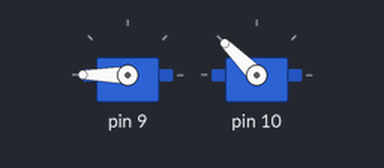
Recording of a sketch running on a simulated Arduino Uno, built with avr-gcc and run on an emulated ATmega328P. Parts: 2 × servo. Servo pulses on a pin are drawn as a servo (544–2400 µs = 0–180°).

Above: at 0.05 s.
At 5.7 s:
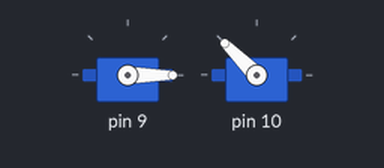
Timing chart, 0 to 6.6 s (numbered marks = the images above):
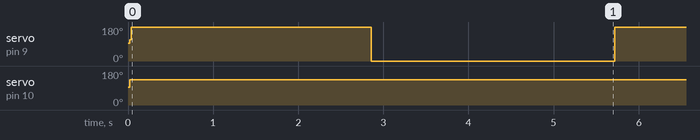

The sketch:

pwmservo.ino
```cpp
#include <PWMServo.h>

PWMServo servo_pan;  // create servo object to control a servo
PWMServo servo_tilt;  // create servo object to control a servo

int val;    // variable to read the value from the analog pin

void setup()
{

  servo_pan.attach(SERVO_PIN_A);
  servo_tilt.attach(SERVO_PIN_B);

}

void loop()
{
    servo_pan.write(90);
    servo_tilt.write(135);
    delay(10);

    for (int p=1; p++; p <=180) {
      servo_pan.write(p);
    }
    Serial.println(servo_pan.read());
}
```

Measured:
- by itself, servo on pin 9: repeats every 5.7 s: 180° 2.8 s, 0° 2.9 s
- by itself, servo on pin 10: 93° → 135° at 0.02 s
